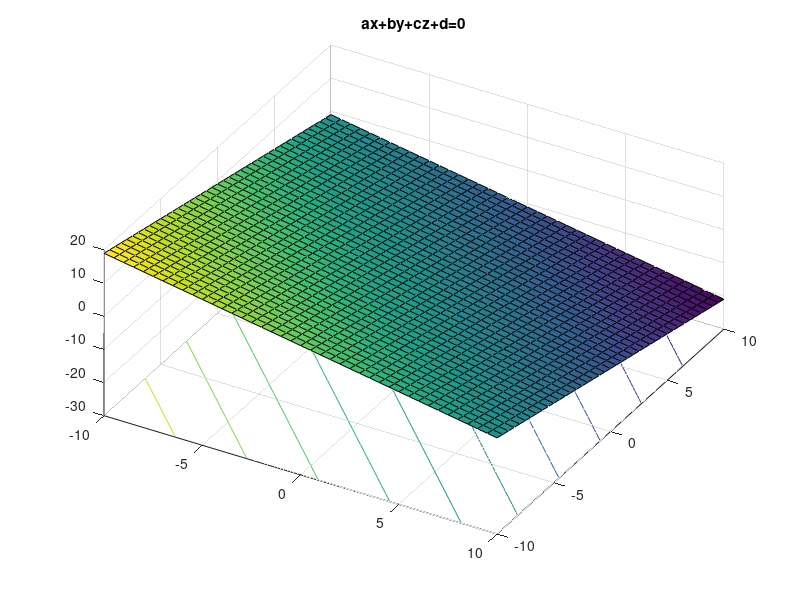

Source code (MATLAB):
[x,y] = meshgrid(-10:0.5:10,-10:0.5:10);
a = input("a = ");
b = input("b = ");
c = input("c = ");
d = input("d = ");
z = (-a.*x-b.*y-d)/c;
figure;
surfc(x,y,z);
view(30,55);
title("ax+by+cz+d=0");